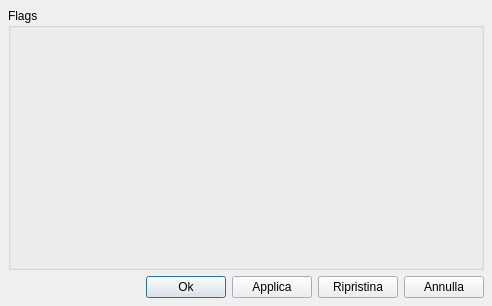
<ui version="4.0" >
 <author></author>
 <comment></comment>
 <exportmacro></exportmacro>
 <class>GuiSelectFlags</class>
 <widget class="QDialog" name="GuiSelectFlags" >
  <property name="geometry" >
   <rect>
    <x>0</x>
    <y>0</y>
    <width>492</width>
    <height>306</height>
   </rect>
  </property>
  <property name="windowTitle" >
   <string>Dialog</string>
  </property>
  <layout class="QGridLayout" >
   <property name="margin" >
    <number>8</number>
   </property>
   <property name="spacing" >
    <number>6</number>
   </property>
   <item row="1" column="0" >
    <layout class="QHBoxLayout" >
     <property name="margin" >
      <number>0</number>
     </property>
     <property name="spacing" >
      <number>6</number>
     </property>
     <item>
      <spacer>
       <property name="orientation" >
        <enum>Qt::Horizontal</enum>
       </property>
       <property name="sizeHint" >
        <size>
         <width>40</width>
         <height>20</height>
        </size>
       </property>
      </spacer>
     </item>
     <item>
      <widget class="QPushButton" name="mp_pbOk" >
       <property name="text" >
        <string>Ok</string>
       </property>
      </widget>
     </item>
     <item>
      <widget class="QPushButton" name="mp_pbSave" >
       <property name="text" >
        <string>Applica</string>
       </property>
      </widget>
     </item>
     <item>
      <widget class="QPushButton" name="mp_pbRestore" >
       <property name="text" >
        <string>Ripristina</string>
       </property>
      </widget>
     </item>
     <item>
      <widget class="QPushButton" name="mp_pbCancel" >
       <property name="text" >
        <string>Annulla</string>
       </property>
      </widget>
     </item>
    </layout>
   </item>
   <item row="0" column="0" >
    <widget class="QGroupBox" name="mp_gbFlags" >
     <property name="title" >
      <string>Flags</string>
     </property>
     <property name="flat" >
      <bool>false</bool>
     </property>
     <property name="checkable" >
      <bool>false</bool>
     </property>
     <layout class="QGridLayout" >
      <property name="margin" >
       <number>9</number>
      </property>
      <property name="spacing" >
       <number>6</number>
      </property>
     </layout>
    </widget>
   </item>
  </layout>
 </widget>
 <pixmapfunction></pixmapfunction>
 <tabstops>
  <tabstop>mp_pbOk</tabstop>
  <tabstop>mp_pbSave</tabstop>
  <tabstop>mp_pbRestore</tabstop>
  <tabstop>mp_pbCancel</tabstop>
 </tabstops>
 <resources/>
 <connections/>
</ui>
